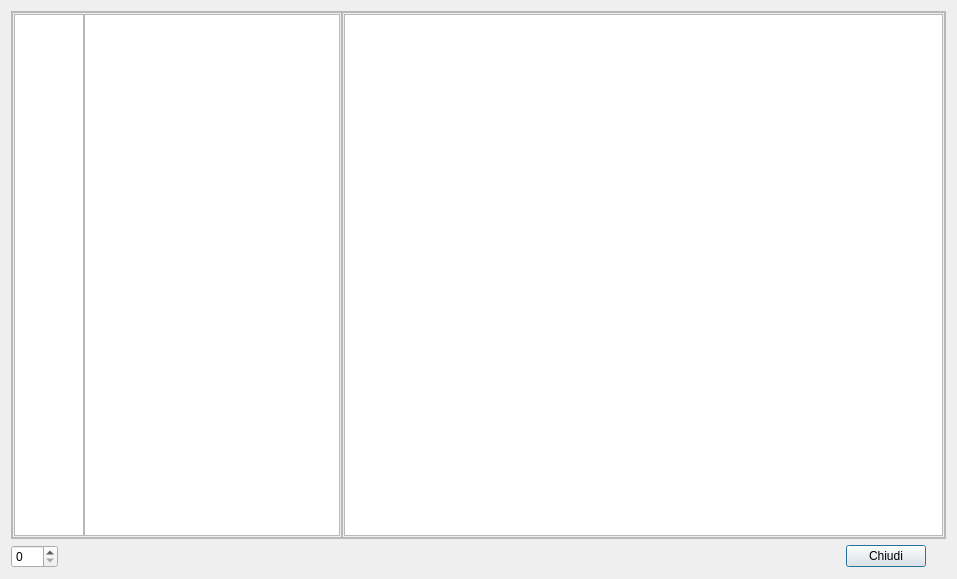
<?xml version="1.0" encoding="UTF-8"?>
<ui version="4.0">
 <class>BrowserCopertine</class>
 <widget class="QDialog" name="BrowserCopertine">
  <property name="geometry">
   <rect>
    <x>0</x>
    <y>0</y>
    <width>957</width>
    <height>579</height>
   </rect>
  </property>
  <property name="windowTitle">
   <string>Dialog</string>
  </property>
  <property name="windowIcon">
   <iconset resource="icons.qrc">
    <normaloff>:/icons/icons/24x24/apps/lescienze500.png</normaloff>:/icons/icons/24x24/apps/lescienze500.png</iconset>
  </property>
  <layout class="QVBoxLayout" name="verticalLayout">
   <item>
    <widget class="QScrollArea" name="scrollArea">
     <property name="widgetResizable">
      <bool>true</bool>
     </property>
     <widget class="QWidget" name="scrollAreaWidgetContents">
      <property name="geometry">
       <rect>
        <x>0</x>
        <y>0</y>
        <width>943</width>
        <height>527</height>
       </rect>
      </property>
      <layout class="QGridLayout" name="gridLayout">
       <property name="margin">
        <number>0</number>
       </property>
       <property name="spacing">
        <number>0</number>
       </property>
       <item row="0" column="0">
        <widget class="QFrame" name="frame_2">
         <property name="sizePolicy">
          <sizepolicy hsizetype="Fixed" vsizetype="Preferred">
           <horstretch>0</horstretch>
           <verstretch>0</verstretch>
          </sizepolicy>
         </property>
         <property name="frameShape">
          <enum>QFrame::StyledPanel</enum>
         </property>
         <property name="frameShadow">
          <enum>QFrame::Raised</enum>
         </property>
         <layout class="QGridLayout" name="gridLayout_4">
          <property name="margin">
           <number>1</number>
          </property>
          <property name="spacing">
           <number>0</number>
          </property>
          <item row="0" column="2">
           <widget class="QTextBrowser" name="MostraRiviste"/>
          </item>
          <item row="0" column="1">
           <widget class="QListWidget" name="ListaAnni">
            <property name="maximumSize">
             <size>
              <width>70</width>
              <height>16777215</height>
             </size>
            </property>
            <property name="alternatingRowColors">
             <bool>false</bool>
            </property>
           </widget>
          </item>
         </layout>
        </widget>
       </item>
       <item row="0" column="1" colspan="5">
        <widget class="QFrame" name="frame_4">
         <property name="minimumSize">
          <size>
           <width>490</width>
           <height>0</height>
          </size>
         </property>
         <property name="frameShape">
          <enum>QFrame::StyledPanel</enum>
         </property>
         <property name="frameShadow">
          <enum>QFrame::Raised</enum>
         </property>
         <layout class="QGridLayout" name="gridLayout_3">
          <property name="horizontalSpacing">
           <number>0</number>
          </property>
          <property name="margin">
           <number>1</number>
          </property>
          <item row="0" column="0">
           <widget class="QTextBrowser" name="MostraNumeroRivista">
            <property name="minimumSize">
             <size>
              <width>0</width>
              <height>0</height>
             </size>
            </property>
           </widget>
          </item>
         </layout>
        </widget>
       </item>
      </layout>
     </widget>
    </widget>
   </item>
   <item>
    <widget class="QFrame" name="frame">
     <property name="frameShape">
      <enum>QFrame::NoFrame</enum>
     </property>
     <property name="frameShadow">
      <enum>QFrame::Plain</enum>
     </property>
     <property name="lineWidth">
      <number>0</number>
     </property>
     <layout class="QGridLayout" name="gridLayout_2">
      <property name="margin">
       <number>0</number>
      </property>
      <property name="spacing">
       <number>0</number>
      </property>
      <item row="1" column="4">
       <widget class="QPushButton" name="Close">
        <property name="text">
         <string>Chiudi</string>
        </property>
       </widget>
      </item>
      <item row="1" column="3">
       <spacer name="horizontalSpacer">
        <property name="orientation">
         <enum>Qt::Horizontal</enum>
        </property>
        <property name="sizeHint" stdset="0">
         <size>
          <width>40</width>
          <height>20</height>
         </size>
        </property>
       </spacer>
      </item>
      <item row="1" column="5">
       <spacer name="horizontalSpacer_3">
        <property name="orientation">
         <enum>Qt::Horizontal</enum>
        </property>
        <property name="sizeType">
         <enum>QSizePolicy::Minimum</enum>
        </property>
        <property name="sizeHint" stdset="0">
         <size>
          <width>20</width>
          <height>20</height>
         </size>
        </property>
       </spacer>
      </item>
      <item row="1" column="0">
       <widget class="QSpinBox" name="SelezioneNumero">
        <property name="maximum">
         <number>500</number>
        </property>
        <property name="value">
         <number>0</number>
        </property>
       </widget>
      </item>
      <item row="1" column="2">
       <widget class="QLabel" name="label">
        <property name="text">
         <string/>
        </property>
        <property name="pixmap">
         <pixmap resource="icons.qrc">:/logo/logo/pattern.png</pixmap>
        </property>
       </widget>
      </item>
      <item row="1" column="1">
       <spacer name="horizontalSpacer_2">
        <property name="orientation">
         <enum>Qt::Horizontal</enum>
        </property>
        <property name="sizeHint" stdset="0">
         <size>
          <width>40</width>
          <height>20</height>
         </size>
        </property>
       </spacer>
      </item>
     </layout>
    </widget>
   </item>
  </layout>
 </widget>
 <resources>
  <include location="icons.qrc"/>
 </resources>
 <connections>
  <connection>
   <sender>Close</sender>
   <signal>clicked()</signal>
   <receiver>BrowserCopertine</receiver>
   <slot>close()</slot>
   <hints>
    <hint type="sourcelabel">
     <x>777</x>
     <y>466</y>
    </hint>
    <hint type="destinationlabel">
     <x>426</x>
     <y>255</y>
    </hint>
   </hints>
  </connection>
 </connections>
</ui>
